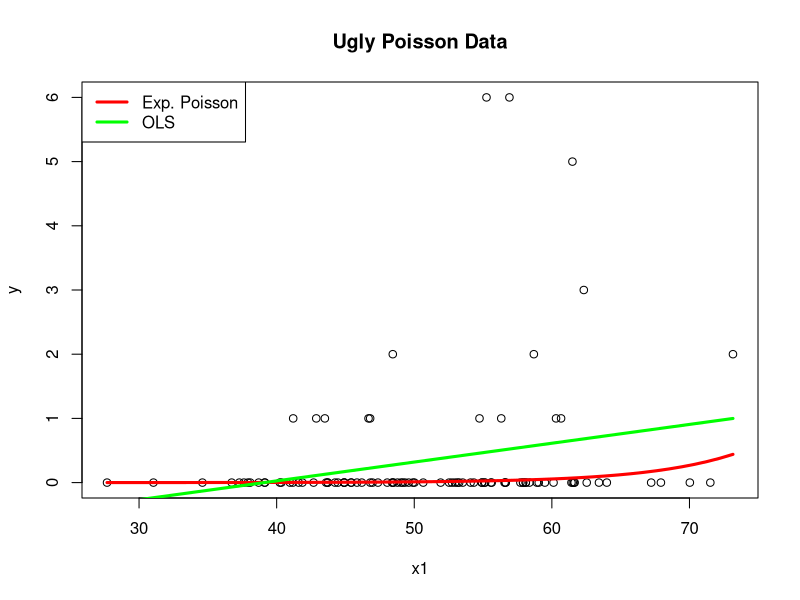
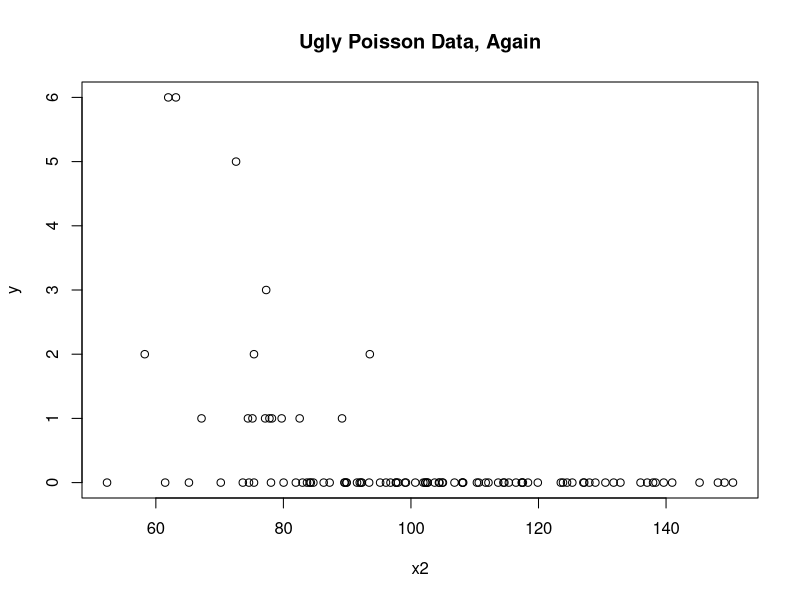
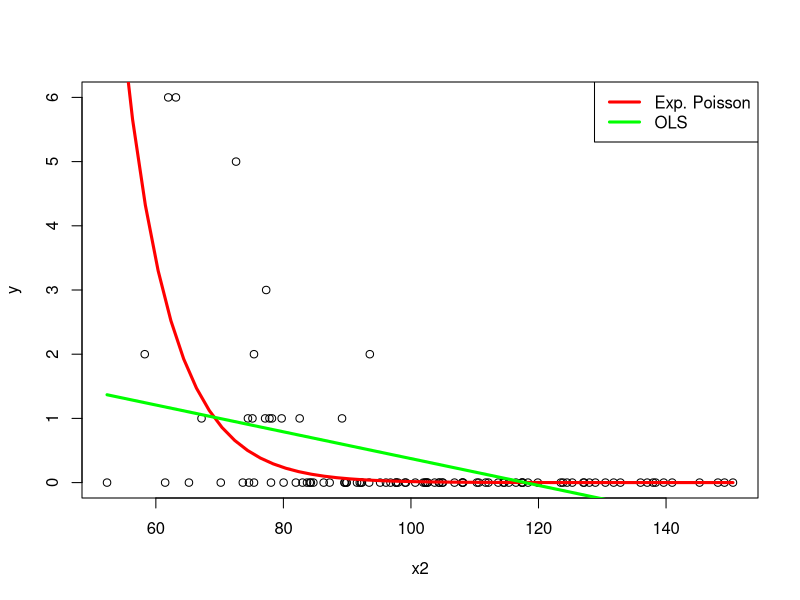

Generate these figures, in order, with R:
set.seed(132)
b0 <- 0.1; b1 <- 0.2; b2 <- -0.15

x1 <- rnorm(100, m=50, s=10)
x2 <- rnorm(100, m=100, s=20)
eta <- b0 + b1 * x1 + b2 * x2
input <- exp(eta)
y <- rpois(100, lambda = input)

plot(x1, y, main="Ugly Poisson Data")


dat <- data.frame(x1,x2,y)


m1 <- glm(y ~ x1 + x2, data=dat, family=poisson(link=log))
summary(m1)

library(rockchalk)
newdat <- expand.grid(x1=plotSeq(dat$x1, length.out=50), x2=mean(dat$x2))
newdat$p1 <- predict(m1, newdata=newdat, type="response")


lines(newdat$x1, newdat$p1, lwd=3, col="red")

lm1 <- lm(y ~ x1 + x2, data=dat)
newdat$lmp1 <- predict(lm1, newdata=newdat)
lines(newdat$x1, newdat$lmp1, lwd=3, col="green")

legend("topleft", legend=c("Exp. Poisson", "OLS"), lwd=c(3,3), col=c("red","green"))






plot(x2, y, main="Ugly Poisson Data, Again")


newdat <- expand.grid(x1=mean(dat$x1), x2=plotSeq(dat$x2, length.out=50))
newdat$p1 <- predict(m1, newdata=newdat, type="response")

plot(y ~ x2, dat= dat)
lines(newdat$x2, newdat$p1, lwd=3, col="red")

lm1 <- lm(y ~ x1 + x2, data=dat)
newdat$lmp1 <- predict(lm1, newdata=newdat)
lines(newdat$x2, newdat$lmp1, lwd=3, col="green")

legend("topright", legend=c("Exp. Poisson", "OLS"), lwd=c(3,3), col=c("red","green"))
